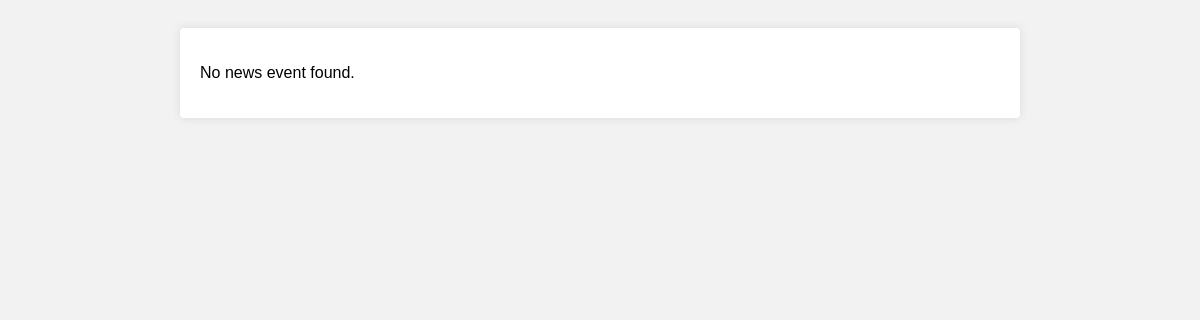
Before: /Admin/functions/NewsUpdate/DetailsNews.php?id=6 with the older database file.
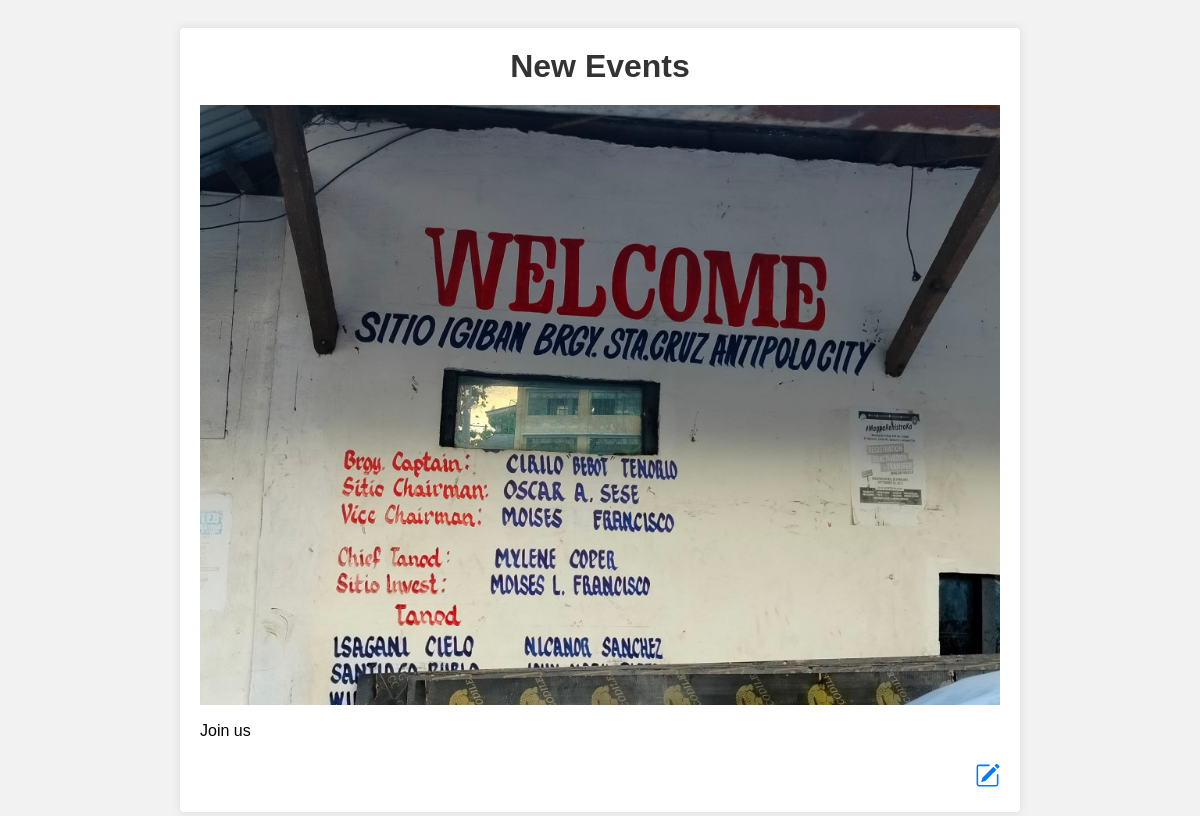
After: the same page with the newer database file.
### tables this page shows
CREATE TABLE `news_events` (
  `id` int(11) NOT NULL AUTO_INCREMENT,
  `title` varchar(100) DEFAULT NULL,
  `description` text DEFAULT NULL,
  `image` varchar(100) DEFAULT NULL,
  `type` varchar(20) DEFAULT NULL,
  `date` date DEFAULT NULL,
  `time` time DEFAULT NULL,
  `status` varchar(50) DEFAULT NULL,
  `contact_person` varchar(50) DEFAULT NULL,
  `organizer` varchar(50) DEFAULT NULL,
  `location` varchar(100) DEFAULT NULL,
  `date_created` datetime DEFAULT NULL,
  `date_updated` datetime NOT NULL,
  `active` int(1) DEFAULT 1,
  PRIMARY KEY (`id`,`date_updated`)
);

### Admin/functions/NewsUpdate/DetailsNews.php (the view, shortened to what this page needs)
<!DOCTYPE html>
<html>
<head>
</head>
<body>
    <div class="container">
        <?php
        include_once '../../../db.php';
        $id = $_GET['id'];
        $sql = "SELECT * FROM news_events WHERE id = $id";
        $result = $conn->query($sql);
        if ($result->num_rows > 0) {
            $row = $result->fetch_assoc();
            echo '<div class="header">';
            echo '<h1>' . $row['title'] . '</h1>';
            echo '</div>';
            echo '<div class="content">';
            echo '<img src="../../../Public/image/' . $row['image'] . '" alt="News Image">';
            echo '<p>' . $row['description'] . '</p>';
            echo '</div>';
            echo '<div class="footer">';
            echo '<a href="EditNews.php?id=' . $row['id'] . '"><svg xmlns="http://www.w3.org/2000/svg" width="25" height="25" fill="currentColor" class="bi bi-pencil-square" viewBox="0 0 16 16">
                    <path d="M15.502 1.94a.5.5 0 0 1 0 .706L14.459 3.69l-2-2L13.502.646a.5.5 0 0 1 .707 0l1.293 1.293zm-1.75 2.456-2-2L4.939 9.21a.5.5 0 0 0-.121.196l-.805 2.414a.25.25 0 0 0 .316.316l2.414-.805a.5.5 0 0 0 .196-.12l6.813-6.814z"/>
                    <path fill-rule="evenodd" d="M1 13.5A1.5 1.5 0 0 0 2.5 15h11a1.5 1.5 0 0 0 1.5-1.5v-6a.5.5 0 0 0-1 0v6a.5.5 0 0 1-.5.5h-11a.5.5 0 0 1-.5-.5v-11a.5.5 0 0 1 .5-.5H9a.5.5 0 0 0 0-1H2.5A1.5 1.5 0 0 0 1 2.5v11z"/>
                  </svg></a>';
            echo '</div>';
        } else {
            echo '<p>No news event found.</p>';
        }
        ?>
    </div>
</body>
</html>

Changed rows visible on the page:
added news_events: title "New Events", image (picture), description "Join us"
Other visible differences:
text no longer shown: "No news event found."
